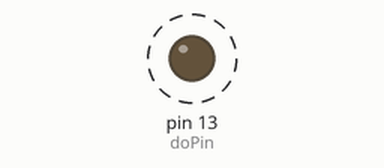
The sketch below on a simulated Arduino Uno, built with avr-gcc and run on an emulated ATmega328P. On the bench: output pins drawn as LEDs (lit = HIGH). Dashed ring = blinking. What the sketch prints to the serial monitor is not drawn.

Above: at 0.7 s.
Timing chart, 0 to 3.5 s (numbered marks = the images above):
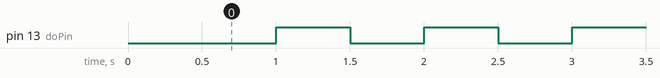

The sketch:

heartbeat.ino
```cpp
const int doPin = 13;
void setup() {
  Serial.begin(9600);
  pinMode(doPin, OUTPUT);
  delay(500);
}

void loop() {
  delay(500);
  int time = millis();
  Serial.print(time);
  Serial.println(" sec have elapsed");
  digitalWrite(doPin, HIGH);
  delay(500);
  digitalWrite(doPin,LOW);
}
```

Measured:
- by itself, pin 13 (doPin): alternates HIGH for 0.50 s and LOW for 0.50 s
